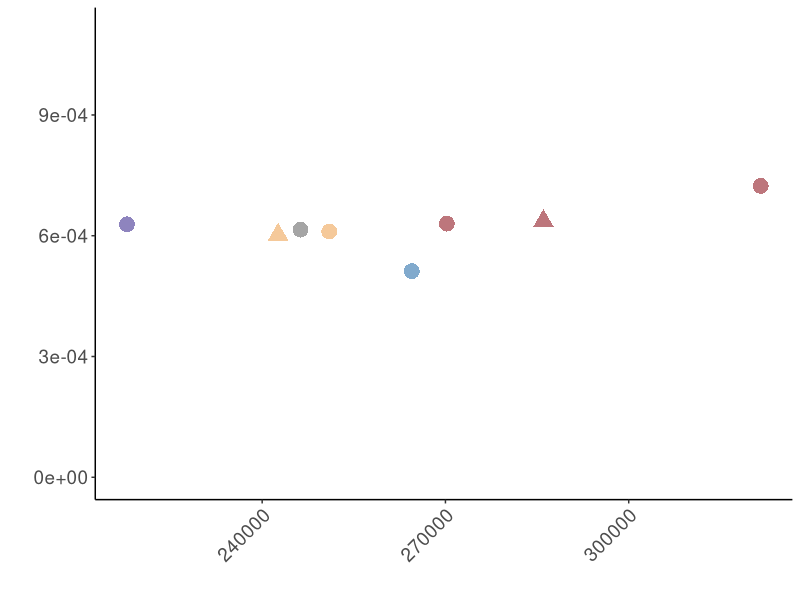

This chart was generated by the following R code:
library(ggplot2)
library(RColorBrewer)
library(dplyr)

dat <- read.table("SCC_Alignment_TotalLen_vs_GapProp_FilteredHighAmbSites.Modified.txt", header=T, sep='\t')

colors <- c('#A03B44', '#F1B16E', '#4B86B8', '#5E4FA2', '#D36D49', '#A1C496')
names(colors) <- c('bofasa', 'OrthoFinder', 'PIRATE', 'SCARAP', 'SonicParanoid')

mycolors <- colorRampPalette(brewer.pal(9, "Spectral"))(20)

print(head(dat))
pdf("Alignment_Length_vs_Gap_Proportion.pdf", height=3, width=3)
ggplot(dat, aes(x=alignment_length, y=gap_proportion, color=method, shape=as.factor(group))) + geom_point(alpha=0.7, show.legend=F, size=5) + theme_classic() + scale_color_manual(values=colors) + xlab("") + ylab("") + theme(text=element_text(size=17)) + ylim(0,0.001111111115)+ theme(axis.text.x = element_text(angle = 45, vjust = 1, hjust=1))
dev.off()
